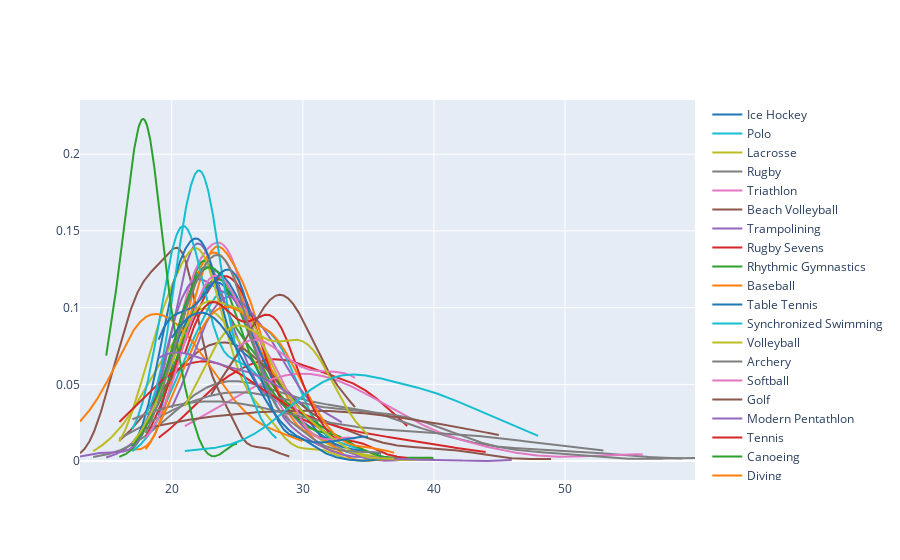

Notebook code for this chart:
### Code cell
fig.show()

### Figure 1 — Plotly figure (JSON) as saved in the notebook; plotly's stock layout.template omitted (floating-point values rounded to 4 significant figures; data arrays with more than 128 entries replaced by an {"elided": "..."} marker saying what was removed)
{"data": [{"legendgroup": "Basketball", "marker": {"color": "rgb(31, 119, 180)"}, "mode": "lines", "name": "Basketball", "showlegend": true, "type": "scatter", "x": {"elided": "500 float values"}, "xaxis": "x", "y": {"elided": "500 float values"}, "yaxis": "y"}, {"legendgroup": "Judo", "marker": {"color": "rgb(255, 127, 14)"}, "mode": "lines", "name": "Judo", "showlegend": true, "type": "scatter", "x": {"elided": "500 float values"}, "xaxis": "x", "y": {"elided": "500 float values"}, "yaxis": "y"}, {"legendgroup": "Football", "marker": {"color": "rgb(44, 160, 44)"}, "mode": "lines", "name": "Football", "showlegend": true, "type": "scatter", "x": {"elided": "500 float values"}, "xaxis": "x", "y": {"elided": "500 float values"}, "yaxis": "y"}, {"legendgroup": "Tug-Of-War", "marker": {"color": "rgb(214, 39, 40)"}, "mode": "lines", "name": "Tug-Of-War", "showlegend": true, "type": "scatter", "x": {"elided": "500 float values"}, "xaxis": "x", "y": {"elided": "500 float values"}, "yaxis": "y"}, {"legendgroup": "Athletics", "marker": {"color": "rgb(148, 103, 189)"}, "mode": "lines", "name": "Athletics", "showlegend": true, "type": "scatter", "x": {"elided": "500 float values"}, "xaxis": "x", "y": {"elided": "500 float values"}, "yaxis": "y"}, {"legendgroup": "Swimming", "marker": {"color": "rgb(140, 86, 75)"}, "mode": "lines", "name": "Swimming", "showlegend": true, "type": "scatter", "x": {"elided": "500 float values"}, "xaxis": "x", "y": {"elided": "500 float values"}, "yaxis": "y"}, {"legendgroup": "Badminton", "marker": {"color": "rgb(227, 119, 194)"}, "mode": "lines", "name": "Badminton", "showlegend": true, "type": "scatter", "x": {"elided": "500 float values"}, "xaxis": "x", "y": {"elided": "500 float values"}, "yaxis": "y"}, {"legendgroup": "Sailing", "marker": {"color": "rgb(127, 127, 127)"}, "mode": "lines", "name": "Sailing", "showlegend": true, "type": "scatter", "x": {"elided": "500 float values"}, "xaxis": "x", "y": {"elided": "500 float values"}, "yaxis": "y"}, {"legendgroup": "Gymnastics", "marker": {"color": "rgb(188, 189, 34)"}, "mode": "lines", "name": "Gymnastics", "showlegend": true, "type": "scatter", "x": {"elided": "500 float values"}, "xaxis": "x", "y": {"elided": "500 float values"}, "yaxis": "y"}, {"legendgroup": "Handball", "marker": {"color": "rgb(23, 190, 207)"}, "mode": "lines", "name": "Handball", "showlegend": true, "type": "scatter", "x": {"elided": "500 float values"}, "xaxis": "x", "y": {"elided": "500 float values"}, "yaxis": "y"}, {"legendgroup": "Weightlifting", "marker": {"color": "rgb(31, 119, 180)"}, "mode": "lines", "name": "Weightlifting", "showlegend": true, "type": "scatter", "x": {"elided": "500 float values"}, "xaxis": "x", "y": {"elided": "500 float values"}, "yaxis": "y"}, {"legendgroup": "Wrestling", "marker": {"color": "rgb(255, 127, 14)"}, "mode": "lines", "name": "Wrestling", "showlegend": true, "type": "scatter", "x": {"elided": "500 float values"}, "xaxis": "x", "y": {"elided": "500 float values"}, "yaxis": "y"}, {"legendgroup": "Water Polo", "marker": {"color": "rgb(44, 160, 44)"}, "mode": "lines", "name": "Water Polo", "showlegend": true, "type": "scatter", "x": {"elided": "500 float values"}, "xaxis": "x", "y": {"elided": "500 float values"}, "yaxis": "y"}, {"legendgroup": "Hockey", "marker": {"color": "rgb(214, 39, 40)"}, "mode": "lines", "name": "Hockey", "showlegend": true, "type": "scatter", "x": {"elided": "500 float values"}, "xaxis": "x", "y": {"elided": "500 float values"}, "yaxis": "y"}, {"legendgroup": "Rowing", "marker": {"color": "rgb(148, 103, 189)"}, "mode": "lines", "name": "Rowing", "showlegend": true, "type": "scatter", "x": {"elided": "500 float values"}, "xaxis": "x", "y": {"elided": "500 float values"}, "yaxis": "y"}, {"legendgroup": "Fencing", "marker": {"color": "rgb(140, 86, 75)"}, "mode": "lines", "name": "Fencing", "showlegend": true, "type": "scatter", "x": {"elided": "500 float values"}, "xaxis": "x", "y": {"elided": "500 float values"}, "yaxis": "y"}, {"legendgroup": "Equestrianism", "marker": {"color": "rgb(227, 119, 194)"}, "mode": "lines", "name": "Equestrianism", "showlegend": true, "type": "scatter", "x": {"elided": "500 float values"}, "xaxis": "x", "y": {"elided": "500 float values"}, "yaxis": "y"}, {"legendgroup": "Shooting", "marker": {"color": "rgb(127, 127, 127)"}, "mode": "lines", "name": "Shooting", "showlegend": true, "type": "scatter", "x": {"elided": "500 float values"}, "xaxis": "x", "y": {"elided": "500 float values"}, "yaxis": "y"}, {"legendgroup": "Boxing", "marker": {"color": "rgb(188, 189, 34)"}, "mode": "lines", "name": "Boxing", "showlegend": true, "type": "scatter", "x": {"elided": "500 float values"}, "xaxis": "x", "y": {"elided": "500 float values"}, "yaxis": "y"}, {"legendgroup": "Taekwondo", "marker": {"color": "rgb(23, 190, 207)"}, "mode": "lines", "name": "Taekwondo", "showlegend": true, "type": "scatter", "x": {"elided": "500 float values"}, "xaxis": "x", "y": {"elided": "500 float values"}, "yaxis": "y"}, {"legendgroup": "Cycling", "marker": {"color": "rgb(31, 119, 180)"}, "mode": "lines", "name": "Cycling", "showlegend": true, "type": "scatter", "x": {"elided": "500 float values"}, "xaxis": "x", "y": {"elided": "500 float values"}, "yaxis": "y"}, {"legendgroup": "Diving", "marker": {"color": "rgb(255, 127, 14)"}, "mode": "lines", "name": "Diving", "showlegend": true, "type": "scatter", "x": {"elided": "500 float values"}, "xaxis": "x", "y": {"elided": "500 float values"}, "yaxis": "y"}, {"legendgroup": "Canoeing", "marker": {"color": "rgb(44, 160, 44)"}, "mode": "lines", "name": "Canoeing", "showlegend": true, "type": "scatter", "x": {"elided": "500 float values"}, "xaxis": "x", "y": {"elided": "500 float values"}, "yaxis": "y"}, {"legendgroup": "Tennis", "marker": {"color": "rgb(214, 39, 40)"}, "mode": "lines", "name": "Tennis", "showlegend": true, "type": "scatter", "x": {"elided": "500 float values"}, "xaxis": "x", "y": {"elided": "500 float values"}, "yaxis": "y"}, {"legendgroup": "Modern Pentathlon", "marker": {"color": "rgb(148, 103, 189)"}, "mode": "lines", "name": "Modern Pentathlon", "showlegend": true, "type": "scatter", "x": {"elided": "500 float values"}, "xaxis": "x", "y": {"elided": "500 float values"}, "yaxis": "y"}, {"legendgroup": "Golf", "marker": {"color": "rgb(140, 86, 75)"}, "mode": "lines", "name": "Golf", "showlegend": true, "type": "scatter", "x": {"elided": "500 float values"}, "xaxis": "x", "y": {"elided": "500 float values"}, "yaxis": "y"}, {"legendgroup": "Softball", "marker": {"color": "rgb(227, 119, 194)"}, "mode": "lines", "name": "Softball", "showlegend": true, "type": "scatter", "x": {"elided": "500 float values"}, "xaxis": "x", "y": {"elided": "500 float values"}, "yaxis": "y"}, {"legendgroup": "Archery", "marker": {"color": "rgb(127, 127, 127)"}, "mode": "lines", "name": "Archery", "showlegend": true, "type": "scatter", "x": {"elided": "500 float values"}, "xaxis": "x", "y": {"elided": "500 float values"}, "yaxis": "y"}, {"legendgroup": "Volleyball", "marker": {"color": "rgb(188, 189, 34)"}, "mode": "lines", "name": "Volleyball", "showlegend": true, "type": "scatter", "x": {"elided": "500 float values"}, "xaxis": "x", "y": {"elided": "500 float values"}, "yaxis": "y"}, {"legendgroup": "Synchronized Swimming", "marker": {"color": "rgb(23, 190, 207)"}, "mode": "lines", "name": "Synchronized Swimming", "showlegend": true, "type": "scatter", "x": {"elided": "500 float values"}, "xaxis": "x", "y": {"elided": "500 float values"}, "yaxis": "y"}, {"legendgroup": "Table Tennis", "marker": {"color": "rgb(31, 119, 180)"}, "mode": "lines", "name": "Table Tennis", "showlegend": true, "type": "scatter", "x": {"elided": "500 float values"}, "xaxis": "x", "y": {"elided": "500 float values"}, "yaxis": "y"}, {"legendgroup": "Baseball", "marker": {"color": "rgb(255, 127, 14)"}, "mode": "lines", "name": "Baseball", "showlegend": true, "type": "scatter", "x": {"elided": "500 float values"}, "xaxis": "x", "y": {"elided": "500 float values"}, "yaxis": "y"}, {"legendgroup": "Rhythmic Gymnastics", "marker": {"color": "rgb(44, 160, 44)"}, "mode": "lines", "name": "Rhythmic Gymnastics", "showlegend": true, "type": "scatter", "x": {"elided": "500 float values"}, "xaxis": "x", "y": {"elided": "500 float values"}, "yaxis": "y"}, {"legendgroup": "Rugby Sevens", "marker": {"color": "rgb(214, 39, 40)"}, "mode": "lines", "name": "Rugby Sevens", "showlegend": true, "type": "scatter", "x": {"elided": "500 float values"}, "xaxis": "x", "y": {"elided": "500 float values"}, "yaxis": "y"}, {"legendgroup": "Trampolining", "marker": {"color": "rgb(148, 103, 189)"}, "mode": "lines", "name": "Trampolining", "showlegend": true, "type": "scatter", "x": {"elided": "500 float values"}, "xaxis": "x", "y": {"elided": "500 float values"}, "yaxis": "y"}, {"legendgroup": "Beach Volleyball", "marker": {"color": "rgb(140, 86, 75)"}, "mode": "lines", "name": "Beach Volleyball", "showlegend": true, "type": "scatter", "x": {"elided": "500 float values"}, "xaxis": "x", "y": {"elided": "500 float values"}, "yaxis": "y"}, {"legendgroup": "Triathlon", "marker": {"color": "rgb(227, 119, 194)"}, "mode": "lines", "name": "Triathlon", "showlegend": true, "type": "scatter", "x": {"elided": "500 float values"}, "xaxis": "x", "y": {"elided": "500 float values"}, "yaxis": "y"}, {"legendgroup": "Rugby", "marker": {"color": "rgb(127, 127, 127)"}, "mode": "lines", "name": "Rugby", "showlegend": true, "type": "scatter", "x": {"elided": "500 float values"}, "xaxis": "x", "y": {"elided": "500 float values"}, "yaxis": "y"}, {"legendgroup": "Lacrosse", "marker": {"color": "rgb(188, 189, 34)"}, "mode": "lines", "name": "Lacrosse", "showlegend": true, "type": "scatter", "x": {"elided": "500 float values"}, "xaxis": "x", "y": {"elided": "500 float values"}, "yaxis": "y"}, {"legendgroup": "Polo", "marker": {"color": "rgb(23, 190, 207)"}, "mode": "lines", "name": "Polo", "showlegend": true, "type": "scatter", "x": {"elided": "500 float values"}, "xaxis": "x", "y": {"elided": "500 float values"}, "yaxis": "y"}, {"legendgroup": "Ice Hockey", "marker": {"color": "rgb(31, 119, 180)"}, "mode": "lines", "name": "Ice Hockey", "showlegend": true, "type": "scatter", "x": {"elided": "500 float values"}, "xaxis": "x", "y": {"elided": "500 float values"}, "yaxis": "y"}], "layout": {"barmode": "overlay", "hovermode": "closest", "legend": {"traceorder": "reversed"}, "xaxis": {"anchor": "y2", "domain": [0, 1], "zeroline": false}, "yaxis": {"anchor": "free", "domain": [0, 1], "position": 0}}}
